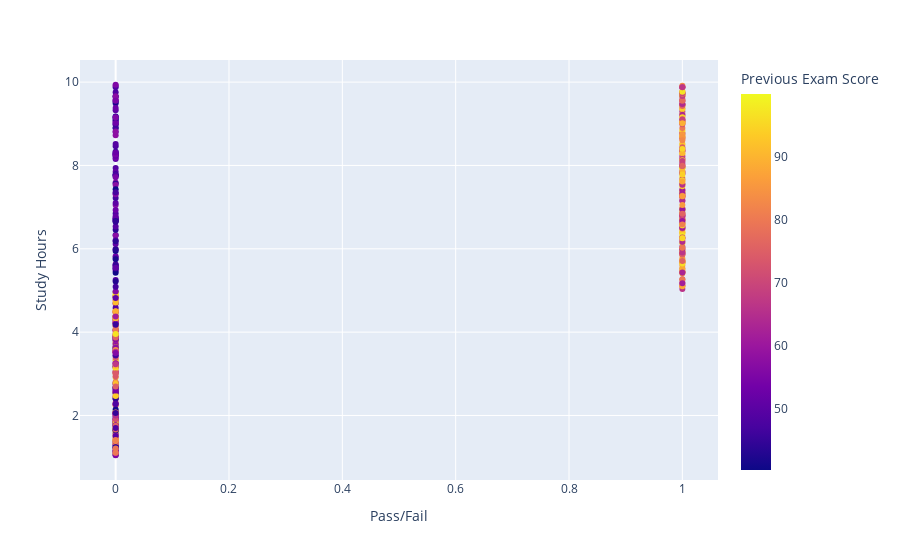

Notebook source saved alongside this figure:
### Code cell
fig=px.scatter(df, x="Pass/Fail",y="Study Hours", color="Previous Exam Score")
fig.show()

### Figure 1 — Plotly figure (JSON) as saved in the notebook; plotly's stock layout.template omitted (floating-point values rounded to 4 significant figures; data arrays with more than 128 entries replaced by an {"elided": "..."} marker saying what was removed)
{"data": [{"hovertemplate": "Pass/Fail=%{x}<br>Study Hours=%{y}<br>Previous Exam Score=%{marker.color}<extra></extra>", "legendgroup": "", "marker": {"color": {"elided": "500 float values"}, "coloraxis": "coloraxis", "symbol": "circle"}, "mode": "markers", "name": "", "orientation": "v", "showlegend": false, "type": "scatter", "x": {"elided": "500 int values"}, "xaxis": "x", "y": {"elided": "500 float values"}, "yaxis": "y"}], "layout": {"coloraxis": {"colorbar": {"title": {"text": "Previous Exam Score"}}, "colorscale": [[0, "#0d0887"], [0.1111, "#46039f"], [0.2222, "#7201a8"], [0.3333, "#9c179e"], [0.4444, "#bd3786"], [0.5556, "#d8576b"], [0.6667, "#ed7953"], [0.7778, "#fb9f3a"], [0.8889, "#fdca26"], [1, "#f0f921"]]}, "legend": {"tracegroupgap": 0}, "margin": {"t": 60}, "xaxis": {"anchor": "y", "domain": [0, 1], "title": {"text": "Pass/Fail"}}, "yaxis": {"anchor": "x", "domain": [0, 1], "title": {"text": "Study Hours"}}}}
